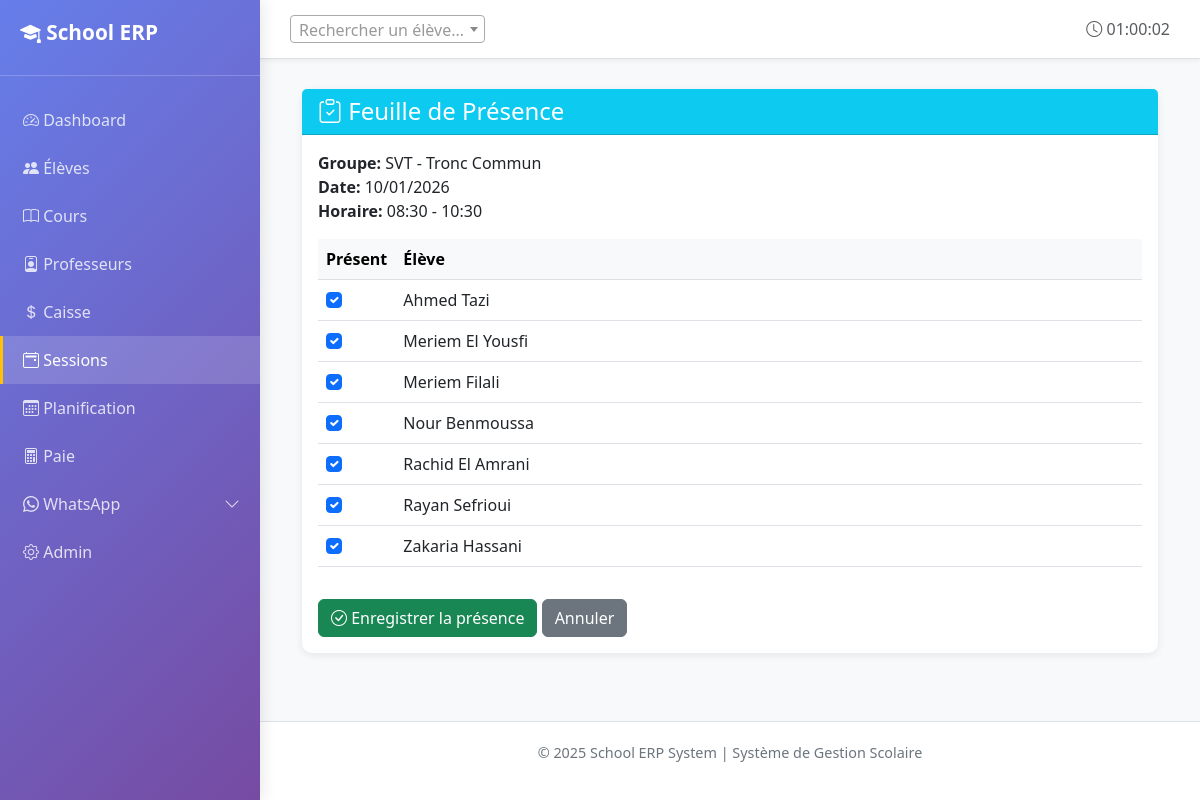
The page /sessions/193/attendance/ (signed in) on the database its author committed.
### core/models.py (models this page shows, shortened)
class Session(models.Model):
    STATUS_CHOICES = [
        ('PLANNED', 'Planned'),
        ('DONE', 'Done'),
        ('CANCELLED', 'Cancelled'),
    ]
    group = models.ForeignKey(CourseGroup, on_delete=models.CASCADE, related_name='sessions')
    date = models.DateField()
    start_time = models.TimeField()
    end_time = models.TimeField()
    room = models.ForeignKey(
        Room,
        null=True,
        blank=True,
        on_delete=models.PROTECT,
        verbose_name='Salle (override)'
    )
    status = models.CharField(max_length=10, choices=STATUS_CHOICES, default='PLANNED')
    notes = models.TextField(blank=True)
    created_at = models.DateTimeField(auto_now_add=True)
    class Meta:
        verbose_name = 'Session'
        verbose_name_plural = 'Sessions'
        ordering = ['-date', 'start_time']
        indexes = [
            models.Index(fields=['date']),
        ]

class CourseGroup(models.Model):
    DAYS_CHOICES = [
        ('MON', 'Lundi'),
        ('TUE', 'Mardi'),
        ('WED', 'Mercredi'),
        ('THU', 'Jeudi'),
        ('FRI', 'Vendredi'),
        ('SAT', 'Samedi'),
        ('SUN', 'Dimanche'),
    ]
    name = models.CharField(max_length=100, verbose_name="Nom du groupe")
    subject = models.CharField(max_length=100, verbose_name="Matière")
    level = models.CharField(max_length=50, verbose_name="Niveau")
    monthly_price = models.DecimalField(
        max_digits=8,
        decimal_places=2,
        validators=[MinValueValidator(Decimal('0.01'))],
        verbose_name="Prix mensuel (DH)"
    )
    teacher = models.ForeignKey(
        Teacher,
        on_delete=models.PROTECT,
        related_name='course_groups',
        verbose_name="Professeur"
    )
    room = models.ForeignKey(
        Room,
        on_delete=models.PROTECT,
        related_name='course_groups',
        verbose_name="Salle"
    )
    schedule_day = models.CharField(
        max_length=3,
        choices=DAYS_CHOICES,
        verbose_name="Jour"
    )
    start_time = models.TimeField(verbose_name="Heure de début")
    end_time = models.TimeField(verbose_name="Heure de fin")
    is_active = models.BooleanField(default=True, verbose_name="Actif")
    created_at = models.DateTimeField(auto_now_add=True)
    class Meta:
        verbose_name = "Groupe de cours"
        verbose_name_plural = "Groupes de cours"
        ordering = ['schedule_day', 'start_time', 'name']
        unique_together = [['room', 'schedule_day', 'start_time']]

class Student(models.Model):
    name = models.CharField(max_length=100, verbose_name="Nom complet")
    phone = models.CharField(max_length=20, blank=True, verbose_name="Téléphone élève")
    parent_contact = models.CharField(max_length=20, verbose_name="Téléphone parent")
    parent_name = models.CharField(max_length=100, blank=True, verbose_name="Nom du parent")
    address = models.TextField(blank=True, verbose_name="Adresse")
    date_of_birth = models.DateField(null=True, blank=True, verbose_name="Date de naissance")
    enrollments = models.ManyToManyField(
        CourseGroup,
        through='Enrollment',
        related_name='students',
        verbose_name="Groupes inscrits"
    )
    is_active = models.BooleanField(default=True, verbose_name="Actif")
    created_at = models.DateTimeField(auto_now_add=True)
    notes = models.TextField(blank=True, verbose_name="Notes")
    class Meta:
        verbose_name = "Élève"
        verbose_name_plural = "Élèves"
        ordering = ['name']

### core/views.py (the view, shortened to what this page needs)
# urls.py: path('sessions/<int:session_id>/attendance/', views.session_attendance, name='session_attendance'),
@require_http_methods(['GET', 'POST'])
def session_attendance(request, session_id):
	session = get_object_or_404(Session, pk=session_id)
	students = session.group.students.filter(is_active=True)
	if request.method == 'GET':
		existing = Attendance.objects.filter(course_group=session.group, date=session.date)
		present_map = {a.student_id: a.is_present for a in existing}
		students_list = []
		for s in students:
			checked = present_map.get(s.id, True)
			students_list.append({'student': s, 'checked': checked})
		return render(request, 'core/session_attendance.html', {
			'session': session,
			'students_list': students_list,
		})

### core/templatetags/nav_active.py (called while the page is built)
@register.simple_tag(takes_context=True)
def active_if(context, *names):
    request = context.get("request")
    if not request or not request.resolver_match:
        return ""
    return "active" if request.resolver_match.url_name in names else ""

### templates/core/session_attendance.html (shortened to what this page needs)
{% extends 'core/base.html' %}
{% block content %}
<div class="container">
    <div class="card">
        <div class="card-header bg-info text-white">
            <h4 class="mb-0"><i class="bi bi-clipboard-check"></i> Feuille de Présence</h4>
        </div>
        <div class="card-body">
            <div class="mb-3">
                <strong>Groupe:</strong> {{ session.group.name }}<br>
                <strong>Date:</strong> {{ session.date|date:"d/m/Y" }}<br>
                <strong>Horaire:</strong> {{ session.start_time|time:"H:i" }} - {{ session.end_time|time:"H:i" }}
            </div>
            <form method="post">
                <div class="table-responsive">
                    <table class="table table-hover">
                        <thead class="table-light">
                            <tr>
                                <th style="width:50px;">Présent</th>
                                <th>Élève</th>
                            </tr>
                        </thead>
                        <tbody>
                            {% for item in students_list %}
                                <tr>
                                    <td>
                                        <input type="checkbox" name="present_{{ item.student.id }}" {% if item.checked %}checked{% endif %} class="form-check-input" />
                                    </td>
                                    <td>{{ item.student.name }}</td>
                                </tr>
                            {% empty %}
                                <tr><td colspan="2" class="text-center text-muted">Aucun élève inscrit</td></tr>
                            {% endfor %}
                        </tbody>
                    </table>
                </div>
                <div class="mt-3">
                    <button type="submit" class="btn btn-success">
                        <i class="bi bi-check-circle"></i> Enregistrer la présence
                    </button>
                    <a href="/sessions/today/" class="btn btn-secondary">Annuler</a>
                </div>
            </form>
        </div>
    </div>
</div>
{% endblock %}

### templates/core/base.html (style rules this page uses)
:root { --primary-color: #0d6efd; --secondary-color: #6c757d; --success-color: #198754; --danger-color: #dc3545; --warning-color: #ffc107; }
body { display: flex; min-height: 100vh; background-color: #f8f9fa; }
.card { border: none; border-radius: 10px; box-shadow: 0 2px 8px rgba(0,0,0,0.08); transition: transform 0.2s, box-shadow 0.2s; }
.btn { border-radius: 6px; font-weight: 500; transition: all 0.3s; }

### rows shown on the page
Session: group.name "SVT - Tronc Commun", date "10/01/2026", start_time "08:30", end_time "10:30"
Student: student.name "Ahmed Tazi"
Student: student.name "Meriem El Yousfi"
Student: student.name "Meriem Filali"
Student: student.name "Nour Benmoussa"
Student: student.name "Rachid El Amrani"
Student: student.name "Rayan Sefrioui"
Student: student.name "Zakaria Hassani"
